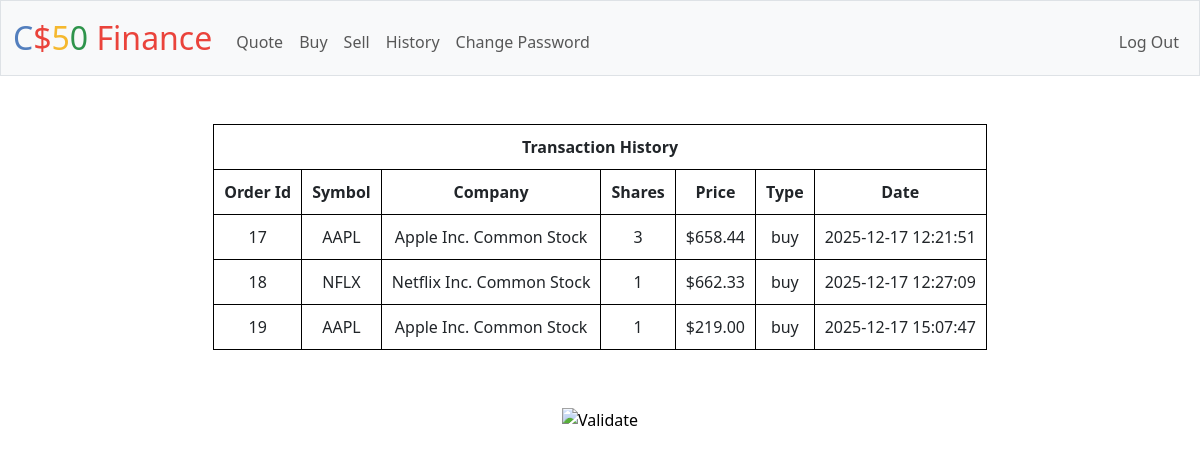
The app's page /history (signed in) with its own data.
### tables this page shows
CREATE TABLE history (
id INTEGER NOT NULL PRIMARY KEY AUTOINCREMENT,
symbol TEXT NOT NULL,
company TEXT NOT NULL,
shares TEXT NOT NULL,
price REAL NOT NULL,
type TEXT NOT NULL,
date DATE NOT NULL,
user_id INTEGER NOT NULL REFERENCES users(id)
);

### app.py (the view)
@app.route("/history")
@login_required
def history():
    history = db.execute("SELECT id, symbol, company, shares, price, type, date FROM history WHERE user_id = ?", session["user_id"])
    return render_template("history.html", history=history)

### app.py (called while the page is built)
@app.after_request
def after_request(response):
    response.headers["Cache-Control"] = "no-cache, no-store, must-revalidate"
    response.headers["Expires"] = 0
    response.headers["Pragma"] = "no-cache"
    return response

### helpers.py (called while the page is built)
def login_required(f):
    @wraps(f)
    def decorated_function(*args, **kwargs):
        if session.get("user_id") is None:
            return redirect("/login")
        return f(*args, **kwargs)
    return decorated_function

def usd(value):
    return f"${value:,.2f}"

### templates/history.html (shortened to what this page needs)
{% extends "layout.html" %}
{% block main %}
    <table>
        <tr>
            <th colspan="7"> Transaction History </th>
        </tr>
        <tr>
            <th> Order Id </th>
            <th> Symbol </th>
            <th> Company </th>
            <th> Shares </th>
            <th> Price </th>
            <th> Type </th>
            <th> Date </th>
        </tr>
        {% for row in history %}
        <tr>
            <td> {{ row.id }} </td>
            <td> {{ row.symbol }} </td>
            <td> {{ row.company }} </td>
            <td> {{ row.shares }} </td>
            <td> {{ row.price | usd}} </td>
            <td> {{ row.type }} </td>
            <td> {{ row.date }} </td>
        </tr>
        {% endfor %}
    </table>
{% endblock %}

### static/styles.css (style rules this page uses)
table, th, td { border: 1px solid black; padding: 10px; margin: auto; }

### records on screen
history: id "17", symbol "AAPL", company "Apple Inc. Common Stock", shares "3", price "$658.44", type "buy", date "2025-12-17 12:21:51"
history: id "18", symbol "NFLX", company "Netflix Inc. Common Stock", shares "1", price "$662.33", type "buy", date "2025-12-17 12:27:09"
history: id "19", symbol "AAPL", company "Apple Inc. Common Stock", shares "1", price "$219.00", type "buy", date "2025-12-17 15:07:47"
